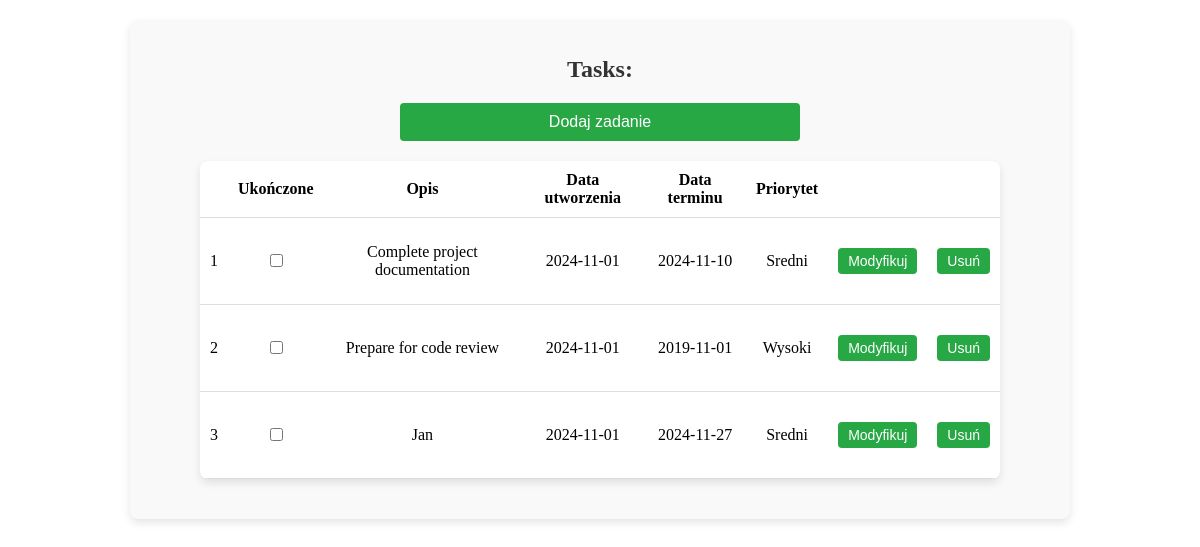
Before: / with the older database file.
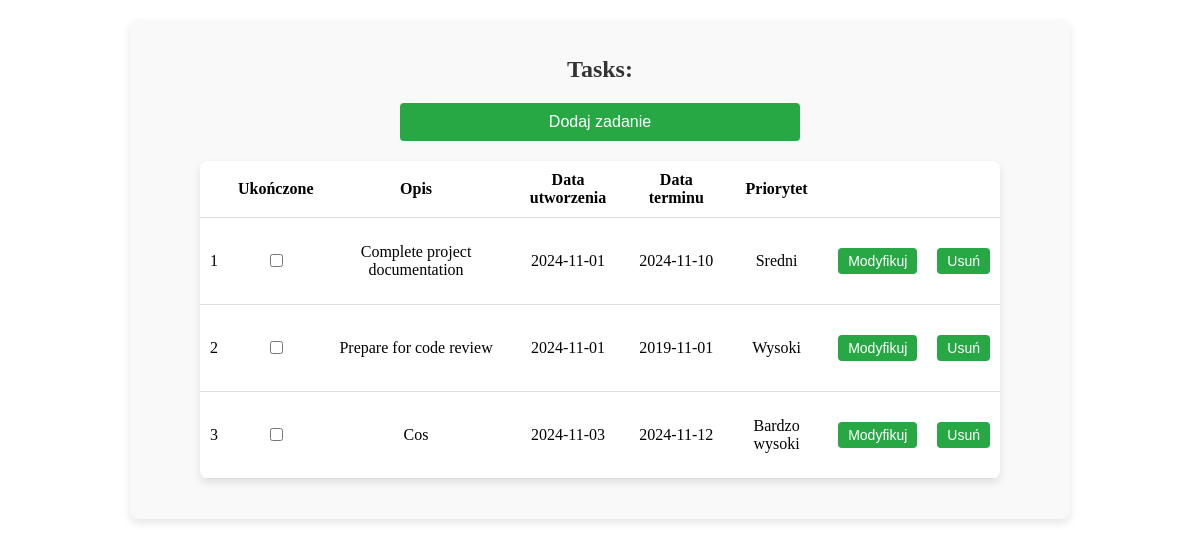
After: the same page with the newer database file.
### tables this page shows
CREATE TABLE tasks (    task_id INTEGER PRIMARY KEY AUTOINCREMENT,    description TEXT NOT NULL,    creation_date DATE DEFAULT (DATE('now')),    deadline_date DATE,    priority INTEGER CHECK(priority BETWEEN 1 AND 5),    completed BOOLEAN DEFAULT 0);

### app/Controllers/taskController.php (called while the page is built, shortened)
<?php
class TaskController {
    private $taskModel;
    private $viewPath;
    public function __construct($taskModel) {
        $this->taskModel = $taskModel;
        $this->viewPath = realpath(__DIR__ . '/../Views/');
    }
    public function index() {
        $rows = $this->taskModel->getAllTasks();
        $this->render('taskView', ['rows' => $rows]);
    }
    private function render($view, $data = []) {
        extract($data);
        include $this->viewPath . "/{$view}.php";
    }
}
?>

### app/Models/taskModel.php (called while the page is built, shortened)
<?php
class TaskModel {
    private $db;
    public function __construct($db) {
        $this->db = $db;
    }
    public function getAllTasks() {
        $query = "SELECT * FROM tasks";
        $result = $this->db->query($query);
        $allRows = [];
        while ($row = $result->fetchArray(SQLITE3_ASSOC)) {
            $allRows[] = $row;
        }
        return $allRows;
    }
}
?>

### app/Views/taskView.php (the view, shortened to what this page needs)
<?php $rowNumber = 1; ?>
<?php
function getPriority($priority) {
    switch($priority) {
        case 3:
            return "Sredni";
        case 4:
            return "Wysoki";
        case 5:
            return "Bardzo wysoki";
    }
}
?>
<div>
    <h1>Tasks: </h1>
    <form method="post" action="">
        <input type="submit" name="addTaskButton" value="Dodaj zadanie" />
    </form>
    <?php if (!empty($rows)): ?>
        <table>
            <thead>
                <tr>
                    <th></th>
                    <th>Ukończone</th>
                    <th>Opis</th>
                    <th>Data utworzenia</th>
                    <th>Data terminu</th>
                    <th>Priorytet</th>
                    <th></th>
                    <th></th>
                </tr>
            </thead>
            <tbody>
            <?php foreach($rows as $row): ?>
                <tr>
                    <td><?php echo $rowNumber++; ?></td>
                    <td>
                        <form method="post" action="">
                            <input type="checkbox" name="completedCheckBox" <?php echo $row['completed'] ? 'checked' : ''; ?> onclick="this.form.submit();">
                        </form>
                    </td>
                    <td><?php echo htmlspecialchars($row['description']); ?></td>
                    <td><?php echo htmlspecialchars($row['creation_date']); ?></td>
                    <td><?php echo htmlspecialchars($row['deadline_date']); ?></td>
                    <td><?php echo htmlspecialchars(getPriority($row['priority'])); ?></td>
                    <td>
                        <form method="post" action="">
                            <input type="submit" name="updateTaskButton" value="Modyfikuj">
                        </form>
                    </td>
                    <td>
                        <form method="post" action="">
                            <input type="submit" name="deleteTaskButton" value="Usuń">
                        </form>
                    </td>
                </tr>
            <?php endforeach; ?>
            </tbody>
        </table>
    <?php else: ?>
        <h1>Nie ma zadań. :c</h1>
    <?php endif; ?>
</div>

### index.php (shortened to what this page needs)
<!DOCTYPE html>
<html lang="en">
<head>
</head>
<body>
    <?php
        require_once realpath(__DIR__ . '/router.php');
    ?>
</body>
</html>

### router.php (shortened to what this page needs)
<?php
require_once realpath( __DIR__ . '/app/Models/taskModel.php');
require_once realpath( __DIR__ . '/app/Controllers/taskController.php');
$db = new SQLite3(DB_PATH);
$taskModel = new TaskModel($db);
$taskController = new TaskController($taskModel);
if ($_SERVER['REQUEST_METHOD'] === 'POST') {
    if (isset($_POST['action'])) {
        switch ($_POST['action']) {
            case 'delete':
                $taskController->deleteTask($_POST['taskId']);
                break;
            case 'update':
                $taskController->updateForm($_POST['taskId']);
                break;
            case 'updateCheck':
                $taskController->updateCheckForm($_POST['taskId']);
                break;
            case 'add':
                $taskController->addForm();
                break;
            default:
                $taskController->index();
                break;
        }
    }
} else {
    $taskController->index();
}
?>

### index.php (style rules this page uses)
form { max-width: 400px; margin: 20px auto; }
div { max-width: 900px; margin: 20px auto; }
form[name="form"], div { padding: 20px; background-color: #f9f9f9; border-radius: 8px; box-shadow: 0 4px 8px rgba(0, 0, 0, 0.1); }
form h2, div h1 { text-align: center; font-size: 24px; color: #333; margin-bottom: 20px; }
form input[type="submit"] { width: 100%; padding: 10px; background-color: #28a745; color: #fff; border: none; border-radius: 4px; font-size: 16px; cursor: pointer; transition: background-color 0.3s; }
table { width: 100%; max-width: 800px; margin: 20px auto; border-collapse: collapse; background-color: #fff; box-shadow: 0 4px 8px rgba(0, 0, 0, 0.1); border-radius: 8px; overflow: hidden; }
table th, table td { padding: 10px; border-bottom: 1px solid #ddd; text-align: center; }
table input[type="submit"] { padding: 5px 10px; color: #fff; border: none; border-radius: 4px; cursor: pointer; transition: background-color 0.3s; font-size: 14px; }
table input[type="submit"]:not(.delete) { background-color: #28a745; }

Changed rows visible on the page:
removed tasks: description "Jan", creation_date "2024-11-01", deadline_date "2024-11-27", priority "Sredni"
added tasks: description "Cos", creation_date "2024-11-03", deadline_date "2024-11-12", priority "Bardzo wysoki"
